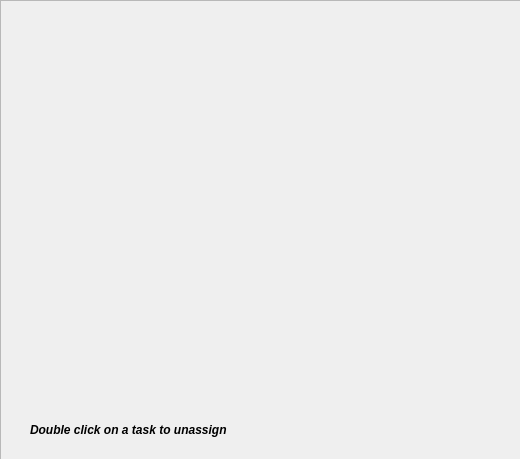
<?xml version="1.0" encoding="UTF-8"?>
<ui version="4.0">
 <class>membertask</class>
 <widget class="QWidget" name="membertask">
  <property name="geometry">
   <rect>
    <x>0</x>
    <y>0</y>
    <width>520</width>
    <height>459</height>
   </rect>
  </property>
  <property name="windowTitle">
   <string>Form</string>
  </property>
  <widget class="QFrame" name="frame">
   <property name="geometry">
    <rect>
     <x>0</x>
     <y>0</y>
     <width>521</width>
     <height>460</height>
    </rect>
   </property>
   <property name="styleSheet">
    <string notr="true">background:&quot;#99d8ea&quot;
</string>
   </property>
   <property name="frameShape">
    <enum>QFrame::StyledPanel</enum>
   </property>
   <property name="frameShadow">
    <enum>QFrame::Raised</enum>
   </property>
   <widget class="QScrollArea" name="scroll">
    <property name="geometry">
     <rect>
      <x>30</x>
      <y>30</y>
      <width>451</width>
      <height>381</height>
     </rect>
    </property>
    <property name="styleSheet">
     <string notr="true">border:none;</string>
    </property>
    <property name="widgetResizable">
     <bool>true</bool>
    </property>
    <widget class="QWidget" name="scrollAreaWidgetContents">
     <property name="geometry">
      <rect>
       <x>0</x>
       <y>0</y>
       <width>451</width>
       <height>381</height>
      </rect>
     </property>
    </widget>
   </widget>
   <widget class="QLabel" name="label">
    <property name="geometry">
     <rect>
      <x>30</x>
      <y>420</y>
      <width>451</width>
      <height>20</height>
     </rect>
    </property>
    <property name="font">
     <font>
      <italic>true</italic>
      <bold>true</bold>
     </font>
    </property>
    <property name="styleSheet">
     <string notr="true">color:black;</string>
    </property>
    <property name="text">
     <string>Double click on a task to unassign</string>
    </property>
   </widget>
  </widget>
 </widget>
 <resources/>
 <connections/>
</ui>
